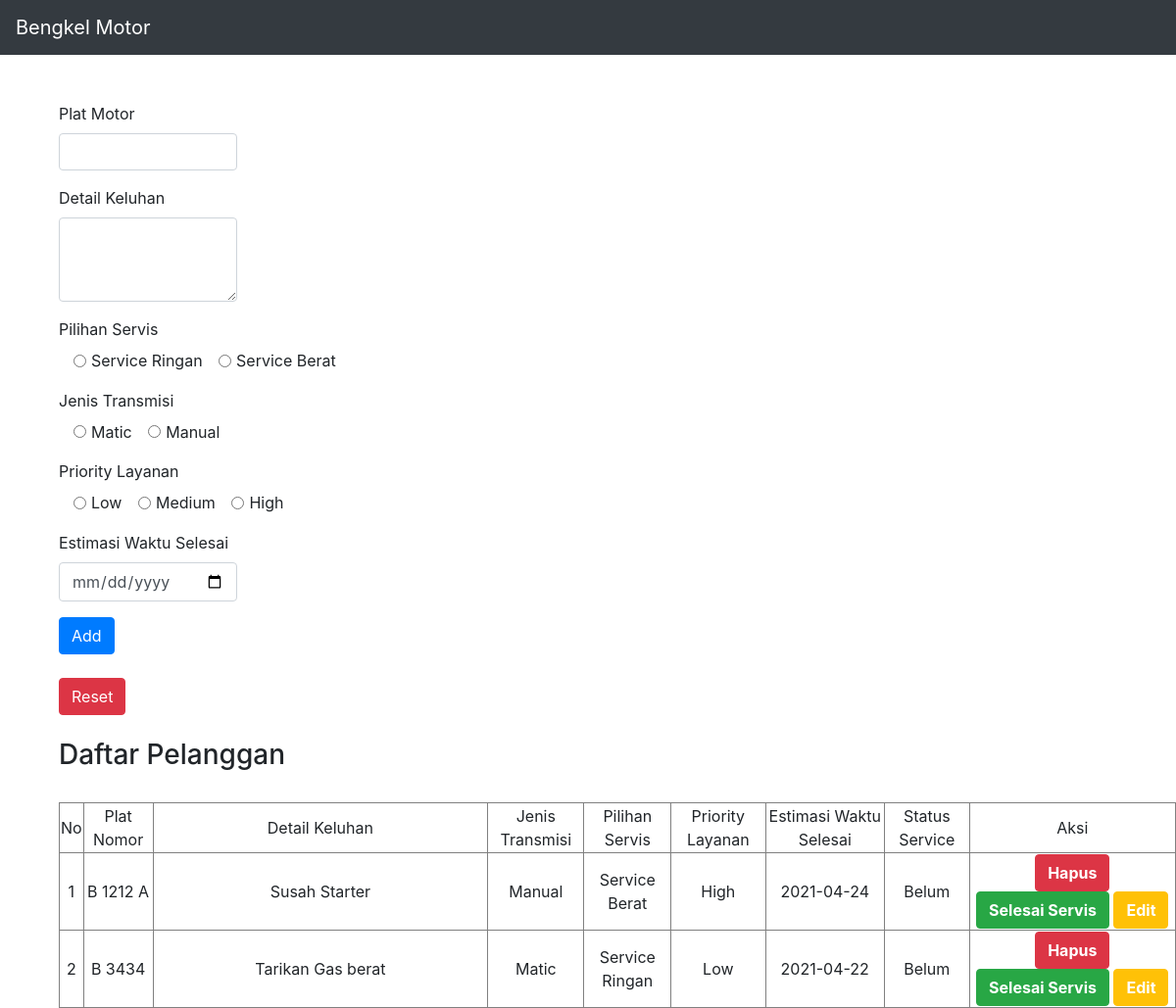
The page / on the database its author committed.
### tables this page shows
CREATE TABLE `tb_to_do` (
  `id` int(10) NOT NULL,
  `name_td` varchar(255) NOT NULL,
  `details_td` text NOT NULL,
  `subject_td` varchar(255) NOT NULL,
  `servis_td` varchar(256) NOT NULL,
  `priority_td` varchar(255) NOT NULL,
  `deadline_td` date NOT NULL,
  `status_td` varchar(255) NOT NULL
);

### conf.php (called while the page is built)
<?php
$db_host = "localhost";
$db_user = "root";
$db_password = "";
$db_name = "db_task";
 ?>

### includes/DB.class.php (called while the page is built, shortened)
<?php
class DB{
	var $db_host = '';
	var $db_user = '';
	var $db_password = '';
	var $db_name = '';
	var $db_link = '';
	var $result = 0;
	function DB($db_host='', $db_user='', $db_password='', $db_name=''){
		$this->db_host = $db_host;
		$this->db_user = $db_user;
		$this->db_password = $db_password;
		$this->db_name = $db_name;
	}
	function open(){
		$this->db_link = mysqli_connect($this->db_host, $this->db_user, $this->db_password, $this->db_name);
	}
	function execute($query=""){
		$this->result = mysqli_query($this->db_link, $query);
		return $this->result;
	}
	function getResult(){
		return mysqli_fetch_array($this->result);
	}
}
 ?>

### includes/Task.class.php (called while the page is built, shortened)
<?php
class Task extends DB{
	function getTask($id=-1){
		if ($id == -1) {
			$query = "SELECT * FROM tb_to_do";
		}
		else {
			$query = "SELECT * FROM tb_to_do WHERE id = '$id'";
		}
		return $this->execute($query);
	}
}
?>

### index.php (the view, shortened to what this page needs)
<?php
include("conf.php");
include("includes/Template.class.php");
include("includes/DB.class.php");
include("includes/Task.class.php");
$otask = new Task($db_host, $db_user, $db_password, $db_name);
$otask->open();
$otask->getTask();
$data = null;
$no = 1;
while (list($id, $tname, $tdetails, $tsubject, $tservis, $tpriority, $tdeadline, $tstatus) = $otask->getResult()) {
	if($tstatus == "Sudah"){
		$data .= "<tr>
		<td>" . $no . "</td>
		<td>" . $tname . "</td>
		<td>" . $tdetails . "</td>
		<td>" . $tsubject . "</td>
    <td>" . $tservis . "</td>
		<td>" . $tpriority . "</td>
		<td>" . $tdeadline . "</td>
		<td>" . $tstatus . "</td>
		<td>
		<button class='btn btn-danger'><a href='index.php?id_hapus=" . $id . "' style='color: white; font-weight: bold;'>Hapus</a></button>
		<button class='btn btn-warning'><a href='edit.php?id_edit=" . $id . "' style='color: white; font-weight: bold;'>Edit</a></button>
		</td>
		</tr>";
		$no++;
	}
	else{
		$data .= "<tr>
		<td>" . $no . "</td>
		<td>" . $tname . "</td>
		<td>" . $tdetails . "</td>
		<td>" . $tsubject . "</td>
    <td>" . $tservis . "</td>
		<td>" . $tpriority . "</td>
		<td>" . $tdeadline . "</td>
		<td>" . $tstatus . "</td>
		<td>
		<button class='btn btn-danger'><a href='index.php?id_hapus=" . $id . "' style='color: white; font-weight: bold;'>Hapus</a></button>
		<button class='btn btn-success' ><a href='index.php?id_status=" . $id .  "' style='color: white; font-weight: bold;'>Selesai Servis</a></button>
		<button class='btn btn-warning'><a href='edit.php?id_edit=" . $id . "' style='color: white; font-weight: bold;'>Edit</a></button>
		</td>
		</tr>";
		$no++;
	}
}
$form = "
<form action='index.php' method='POST'>
      <div class='form-row'>
        <div class='form-group col-md-2'>
          <label for='tname'>Plat Motor</label>
          <input type='text' class='form-control' name='tname' required />
        </div>
      </div>
      <div class='form-row'>
        <div class='form-group col-md-2'>
          <label for='tdetail'>Detail Keluhan</label>
          <textarea class='form-control' name='tdetails' rows='3' required></textarea>
        </div>
      </div>
      <div class='row'>
        <div class='form-group col-md-6'>
          <label for='tservis'>Pilihan Servis</label>
          <div class='col-sm-10'>
            <div class='form-check form-check-inline'>
              <input class='form-check-input' type='radio' name='tservis' id='tservis1' value='Service Ringan' />
              <label class='form-check-label' for='tservis1'>Service Ringan</label>
            </div>
            <div class='form-check form-check-inline'>
              <input class='form-check-input' type='radio' name='tservis' id='tservis2' value='Service Berat' />
              <label class='form-check-label' for='tservis2'>Service Berat</label>
            </div>
          </div>
        </div>
      </div>
      <div class='row'>
        <div class='form-group col-md-6'>
          <label for='tsubject'>Jenis Transmisi</label>
          <div class='col-sm-10'>
            <div class='form-check form-check-inline'>
              <input class='form-check-input' type='radio' name='tsubject' id='tsubject1' value='Matic' />
              <label class='form-check-label' for='tsubject1'>Matic</label>
            </div>
            <div class='form-check form-check-inline'>
              <input class='form-check-input' type='radio' name='tsubject' id='tsubject2' value='Manual' />
              <label class='form-check-label' for='tsubject2'>Manual</label>
            </div>
          </div>
        </div>
      </div>
      <div class='row'>
        <div class='form-group col-md-6'>
          <label for='tpriority'>Priority Layanan</label>
          <div class='col-sm-10'>
            <div class='form-check form-check-inline'>
              <input class='form-check-input' type='radio' name='tpriority' id='tpriority1' value='Low' />
              <label class='form-check-label' for='tpriority1'>Low</label>
            </div>
            <div class='form-check form-check-inline'>
              <input class='form-check-input' type='radio' name='tpriority' id='tpriority2' value='Medium' />
              <label class='form-check-label' for='tpriority2'>Medium</label>
            </div>
            <div class='form-check form-check-inline'>
              <input class='form-check-input' type='radio' name='tpriority' id='tpriority3' value='High' />
              <label class='form-check-label' for='tpriority3'>High</label>
            </div>
          </div>
        </div>
      </div>
      <div class='form-row'>
        <div class='form-group col-md-2'>
          <label for='tdeadline'>Estimasi Waktu Selesai</label>
          <input class='form-control' type='date' name='tdeadline' name='tdeadline' required />
        </div>
      </div>
      <button type='submit' name='add' value='submit' class='btn btn-primary'>Add</button>
      <br>
      <br>
    <input  class='btn btn-danger' type='reset'>
</form>";

### includes/Template.class.php (shortened to what this page needs)
<?php
class Template{
	var $content = '';
	function Template($filename = ''){
		$this->content = implode('', @file($filename));
	}
	function clear(){
		$this->content = preg_replace("/DATA_[A-Z|_|0-9]+/", "", $this->content);
	}
	function write(){
		print $this->content;
	}
	function replace($old = '', $new = ''){
		if(is_int($new)){
			$value = sprintf("%d", $new);
		}elseif(is_float($new)){
			$value = sprintf("%f", $new);
		}elseif(is_array($new)){
			$value = '';
			foreach( $new as $item){
				$value .= $item. '';
			}
		}else{
			$value = $new;
		}
		$this->content = preg_replace("/$old/",  $value, $this->content);
	}
}
 ?>

### rows shown on the page
tb_to_do: name_td "B 1212 A", details_td "Susah Starter", subject_td "Manual", servis_td "Service Berat", priority_td "High", deadline_td "2021-04-24", status_td "Belum"
tb_to_do: name_td "B 3434", details_td "Tarikan Gas berat", subject_td "Matic", servis_td "Service Ringan", priority_td "Low", deadline_td "2021-04-22", status_td "Belum"

### other values the page prints
$this->content "Bengkel Motor Daftar Pelanggan No Plat Nomor Detail Keluhan Jenis Transmisi Pilihan Servis Priority Layanan Estimasi Waktu Selesai Status Service Aksi"
